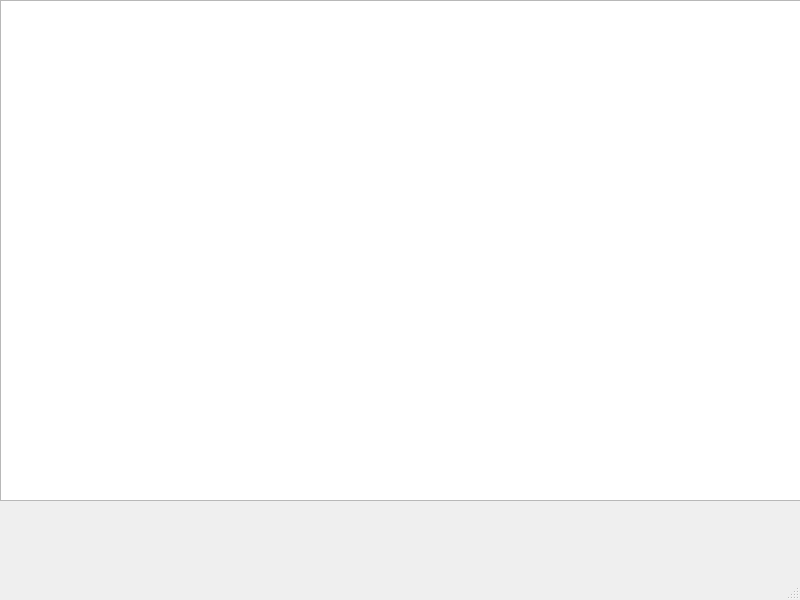
<?xml version="1.0" encoding="UTF-8"?>
<ui version="4.0">
 <class>MainWindow1</class>
 <widget class="QMainWindow" name="MainWindow1">
  <property name="geometry">
   <rect>
    <x>0</x>
    <y>0</y>
    <width>800</width>
    <height>600</height>
   </rect>
  </property>
  <property name="windowTitle">
   <string>MainWindow</string>
  </property>
  <widget class="QWidget" name="centralwidget">
   <widget class="QGraphicsView" name="graphicsView">
    <property name="geometry">
     <rect>
      <x>0</x>
      <y>0</y>
      <width>801</width>
      <height>501</height>
     </rect>
    </property>
   </widget>
  </widget>
  <widget class="QMenuBar" name="menubar">
   <property name="geometry">
    <rect>
     <x>0</x>
     <y>0</y>
     <width>800</width>
     <height>21</height>
    </rect>
   </property>
  </widget>
  <widget class="QStatusBar" name="statusbar"/>
 </widget>
 <resources/>
 <connections/>
</ui>
